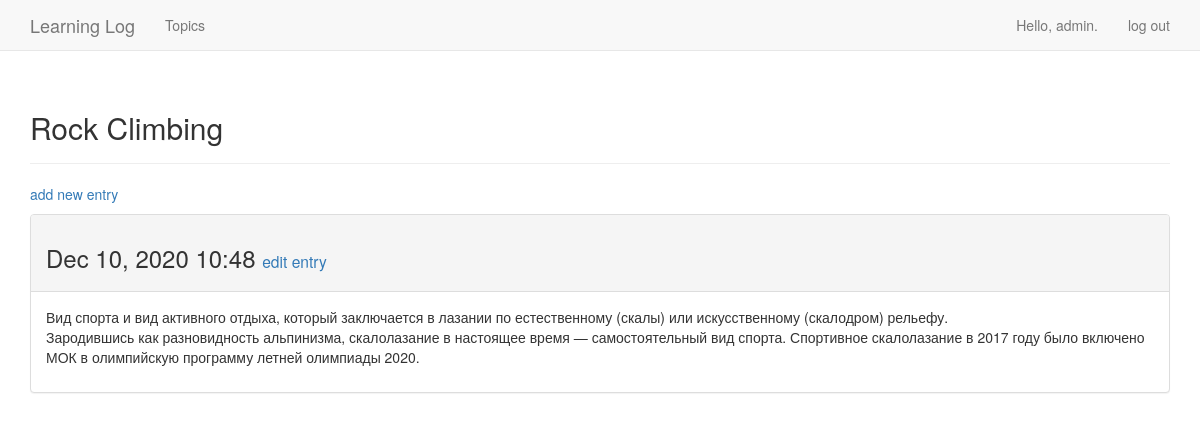
The page /topics/2/ (signed in) on the database as committed earlier.
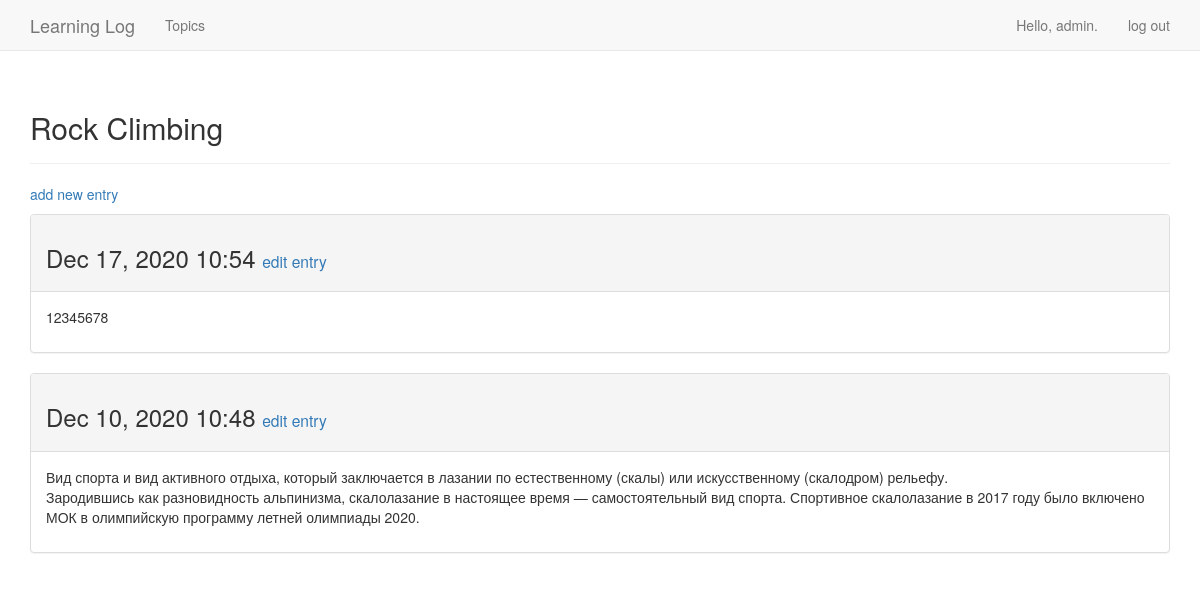
The same page on the database as committed later.
### learning_logs/models.py (models this page shows, shortened)
class Entry(models.Model):
    topic = models.ForeignKey(Topic, on_delete=models.CASCADE)
    text = models.TextField()
    date_added = models.DateTimeField(auto_now_add=True)
    class Meta:
        verbose_name_plural = 'entries'

### learning_logs/views.py (the view)
# urls.py: url(r'^topics/(?P<topic_id>\d+)/$', views.topic, name='topic'),
@login_required
def topic(request, topic_id):
    obj_topic = Topic.objects.get(id=topic_id)
    if obj_topic.owner != request.user:
        raise Http404
    entries = obj_topic.entry_set.order_by('-date_added')
    context = {'topic': obj_topic, 'entries': entries}
    return render(request, 'learning_logs/topic.html', context)

### learning_logs/models.py (called while the page is built)
    def __str__(self):
        return self.text

### learning_logs/templates/learning_logs/topic.html
{% extends 'learning_logs/base.html' %}
{% block header %}
    <h2>{{ topic }}</h2>
{% endblock header %}
{% block content %}
    <p>
        <a href="{% url 'new_entry' topic.id %}">add new entry</a>
    </p>
    {% for entry in entries %}
        <div class="panel panel-default">
            <div class="panel-heading">
                <h3>
                    {{ entry.date_added|date:'M d, Y H:i' }}
                    <small>
                        <a href="{% url 'edit_entry' entry.id %}">edit entry</a>
                    </small>
                </h3>
            </div>
            <div class="panel-body">
                {{ entry.text|linebreaks }}
            </div>
        </div>
        {% empty %}
        There are no entries for this topic yet.
    {% endfor %}
{% endblock content %}

Rows that differ between the two databases and show on the page:
added Entry: date_added "Dec 17, 2020 10:54", text "12345678"
